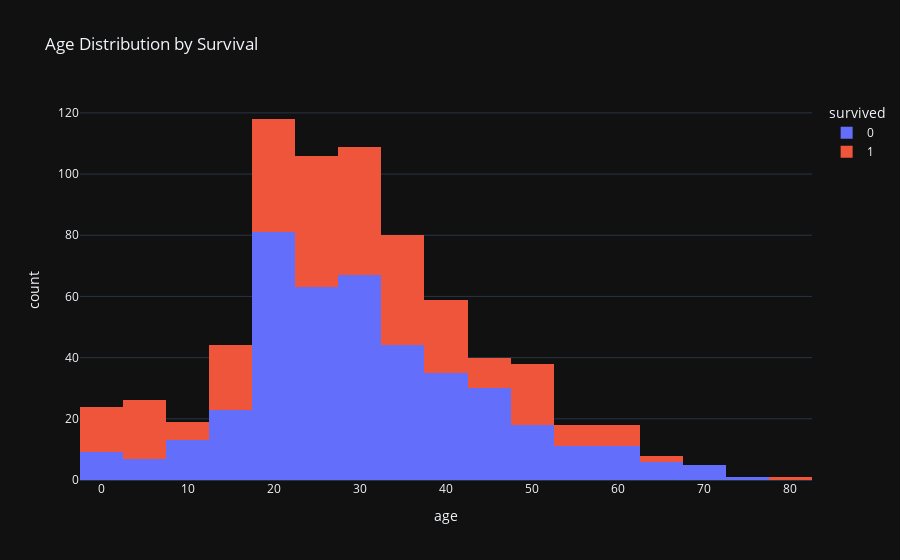

The code cell stored with this chart in its notebook:
### Code cell
px.histogram(df,x='age',nbins=30,color='survived',title='Age Distribution by Survival',
           template='plotly_dark',)

### Figure 1 — Plotly figure (JSON) as saved in the notebook; plotly's stock layout.template omitted (floating-point values rounded to 4 significant figures; data arrays with more than 128 entries replaced by an {"elided": "..."} marker saying what was removed)
{"data": [{"bingroup": "x", "hovertemplate": "survived=0<br>age=%{x}<br>count=%{y}<extra></extra>", "legendgroup": "0", "marker": {"color": "#636efa", "pattern": {"shape": ""}}, "name": "0", "nbinsx": 30, "orientation": "v", "showlegend": true, "type": "histogram", "x": {"elided": "549 float values"}, "xaxis": "x", "yaxis": "y"}, {"bingroup": "x", "hovertemplate": "survived=1<br>age=%{x}<br>count=%{y}<extra></extra>", "legendgroup": "1", "marker": {"color": "#EF553B", "pattern": {"shape": ""}}, "name": "1", "nbinsx": 30, "orientation": "v", "showlegend": true, "type": "histogram", "x": {"elided": "342 float values"}, "xaxis": "x", "yaxis": "y"}], "layout": {"barmode": "relative", "legend": {"title": {"text": "survived"}, "tracegroupgap": 0}, "title": {"text": "Age Distribution by Survival"}, "xaxis": {"anchor": "y", "domain": [0, 1], "title": {"text": "age"}}, "yaxis": {"anchor": "x", "domain": [0, 1], "title": {"text": "count"}}}}
